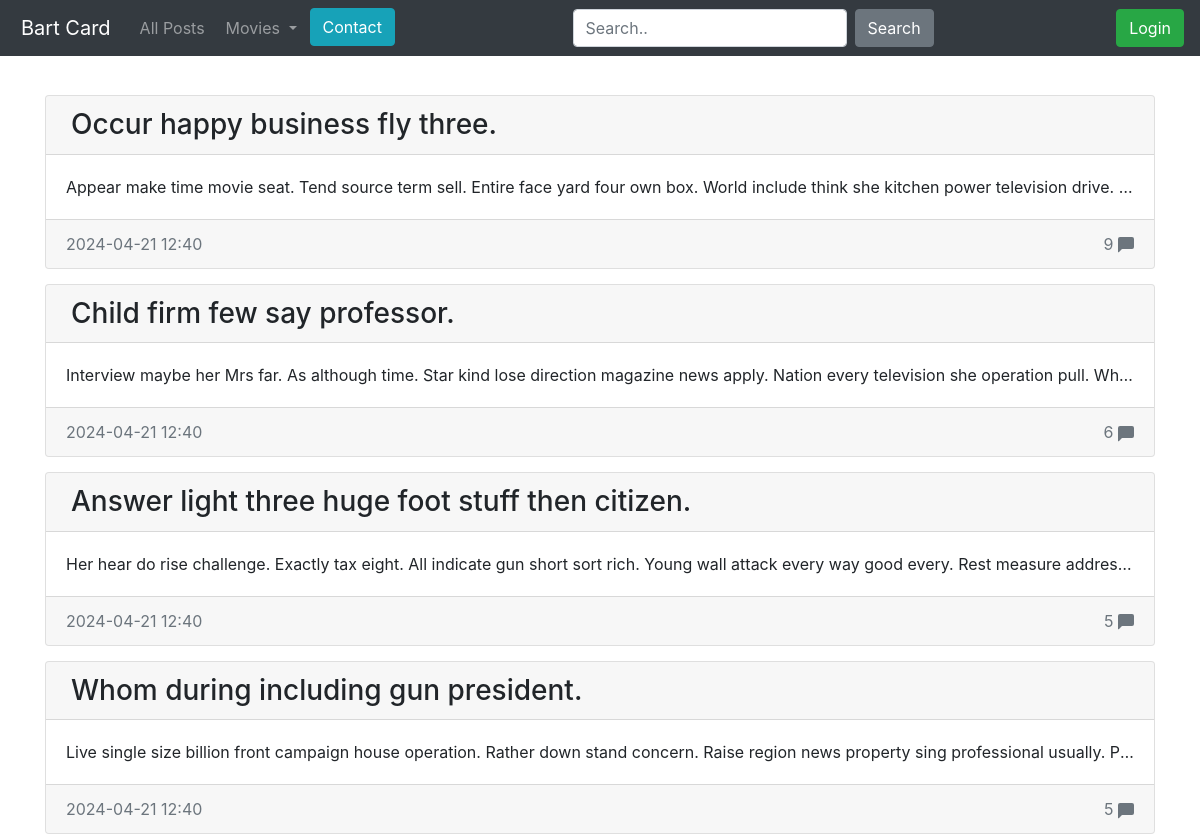
Before: / with the older database file.
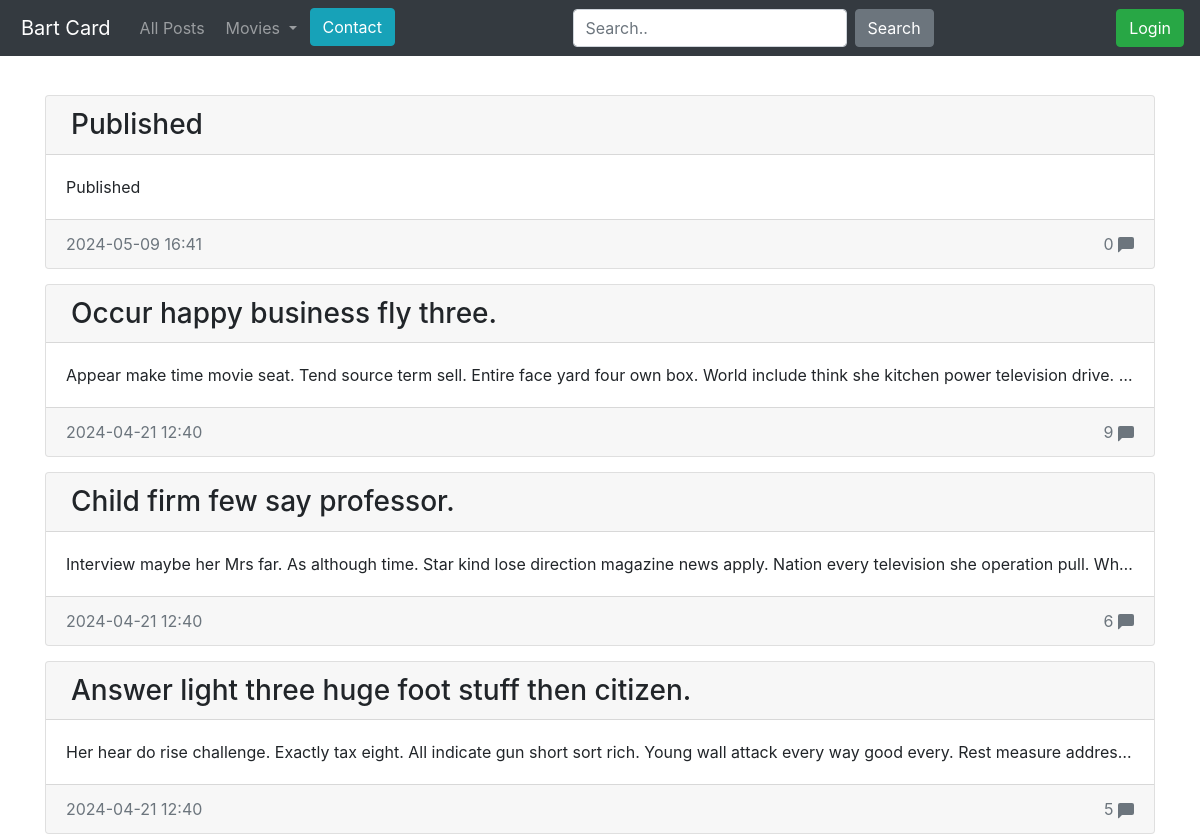
After: the same page with the newer database file.
### blog/models.py (models this page shows)
class Entry(db.Model):
    id = db.Column(db.Integer, primary_key=True)
    title = db.Column(db.String(80), nullable=False)
    body = db.Column(db.Text, nullable=False)
    pub_date = db.Column(db.DateTime, nullable=False,
                         default=datetime.datetime.utcnow)
    is_published = db.Column(db.Boolean, default=False)
    comments = db.relationship('Comment', backref='entry', lazy=True)

### blog/routes.py (the view)
@app.route('/')
def index():
    return posts(limit=4)

### blog/routes.py (called while the page is built)
def get_list_types():
    return LIST_TYPES

@app.context_processor
def inject_list_types():
    return dict(list_types=get_list_types())

@app.context_processor
def utility_processor():
    def tmdb_image_url(path,size):
        return tmdb_client.get_poster_url(path,size)
    return {'tmdb_image_url': tmdb_image_url}

def posts(limit=None):
    if limit is None:
        all_posts = Entry.query.filter_by(is_published=True).order_by(Entry.pub_date.desc()).all()
    else:
        all_posts = Entry.query.filter_by(is_published=True).order_by(Entry.pub_date.desc()).limit(limit).all()
    comments_count = {entry.id: len(entry.comments) for entry in all_posts}
    return render_template('homepage.html', all_posts=all_posts, comments_count=comments_count)

### blog/templates/homepage.html (shortened to what this page needs)
{% extends 'base.html' %}
{% block content %}
    {% for post in all_posts %}
        <div class="card" >
            <h3 class="card-header">
                <a href="{{url_for('entry_details', post_id=post.id)}}" style="color: inherit; text-decoration: inherit;">
                {{post.title}}
                </a>
            </h3>
            <div class="card-body">
                <p class="card-text">
                    {{post.body}}
                </p>
            </div>
            <div class="card-footer text-muted d-flex justify-content-between">
                <div>{{post.pub_date.strftime('%Y-%m-%d %H:%M')}}</div>
                <div class="float-right">
                    {{comments_count[post.id]}}
                    <svg xmlns="http://www.w3.org/2000/svg" width="16" height="16" fill="currentColor" class="bi bi-chat-left-fill" viewBox="0 0 16 16">
                        <path d="M2 0a2 2 0 0 0-2 2v12.793a.5.5 0 0 0 .854.353l2.853-2.853A1 1 0 0 1 4.414 12H14a2 2 0 0 0 2-2V2a2 2 0 0 0-2-2z"/>
                    </svg>
                </div>
            </div>
        </div>
    {% endfor %}
{% endblock content%}

### blog/templates/base.html (shortened to what this page needs)
<!doctype html>
<html lang="en">
<head>
 <link rel="stylesheet" href="https://stackpath.bootstrapcdn.com/bootstrap/4.5.0/css/bootstrap.min.css"
>
</head>
<body>
  <body>
    <nav class="navbar navbar-expand-md navbar-dark bg-dark fixed-top">
      <a class="navbar-brand" href="{{ url_for('index') }}">Bart Card</a>
      <div class="collapse navbar-collapse" id="navbarsExampleDefault">
          <ul class="navbar-nav mr-auto">
              <li class="nav-item">
                  <a class="nav-link" href="{{ url_for('post_all') }}">All Posts</a>
              </li>
              <li class="nav-item dropdown">
                <a class="nav-link dropdown-toggle" href="#" id="navbarDropdown" role="button" data-toggle="dropdown" aria-haspopup="true" aria-expanded="false">
                  Movies
                </a>
              </li>
              <li class="nav-item">
                <a class="btn btn-info " href="{{url_for('contact')}}" role="button">Contact</a>
              </li>
          </ul>
          <form class="form-inline my-2 my-lg-0">
              <input class="form-control mr-sm-2" type="text" placeholder="Search.." aria-label="Szukaj">
              <button class="btn btn-secondary my-2 my-sm-0" type="submit">Search</button>
          </form>
          <ul class="navbar-nav ml-auto">
              <li class="nav-item">
                {% if session.logged_in %}
                  <form class="form-inline my-2 my-lg-0" action="{{ url_for('logout') }}" method="POST">
                    <button class="btn btn-danger my-2 my-sm-0" type="submit">Log Out</button>
                  </form>
                {% else %}
                  <a class="btn btn-success my-2 my-lg-0 " href="{{ url_for('login_page') }}">Login</a>
                {% endif %}
              </li>
          </ul>
      </div>
    </nav>
 <main role="main" class="container">
   {% block content %}
   {% endblock %}
 </main>
</html>

### blog/templates/homepage.html (style rules this page uses)
body { padding-top: 5rem; }
.card { margin-top: 15px; }
.card-text { overflow: hidden; text-overflow: ellipsis; white-space: nowrap; }
a { margin-left: 5px; }

Changed rows visible on the page:
no longer on this page (row unchanged): Entry: title "Whom during including gun president.", body "Live single size billion front campaign house operation. Rather down stand concern. Raise region news property sing professional usually. P…", pub_date "2024-04-21 12:40", comments_count "5"
added Entry: title "Published", body "Published", pub_date "2024-05-09 16:41", comments_count "0"
